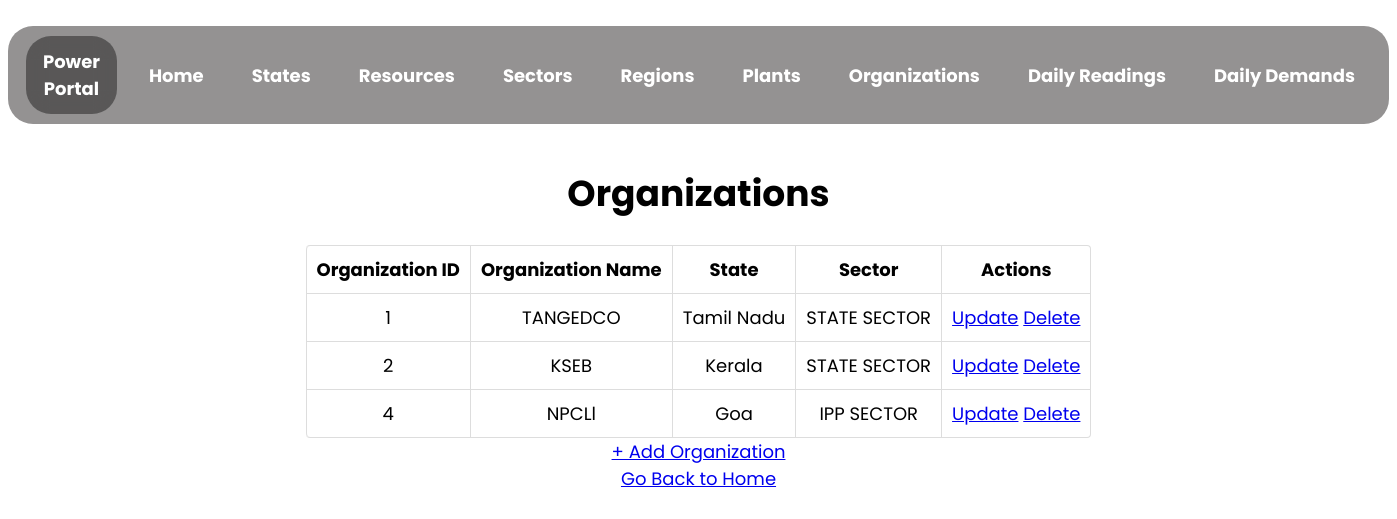
/organization, run on the app's committed database.
### app.py (models this page shows)
class Organizations(db.Model):
    __tablename__ = "organization"
    org_id = db.Column(db.Integer, autoincrement = True, primary_key = True, unique = True, nullable = False)
    org_name = db.Column(db.String, nullable = False, unique = True)
    state_id = db.Column(db.Integer, db.ForeignKey("states.state_id"), nullable = False)
    sector_id = db.Column(db.Integer, db.ForeignKey("sector.sector_id"), nullable = False)

class State(db.Model):
    __tablename__ = "states"
    state_id = db.Column(db.Integer, autoincrement = True, primary_key = True, unique = True, nullable = False)
    state_name = db.Column(db.String, nullable = False, unique = True)
    gdp_state_percapita = db.Column(db.Float)

class Sector(db.Model):
    __tablename__ = "sector"
    sector_id = db.Column(db.Integer, autoincrement = True, primary_key = True, unique = True, nullable = False)
    sector_name = db.Column(db.String, nullable = False, unique = True)

### app.py (the view)
@app.route("/organization", methods = ["GET", "POST"])
def view_organization():
    org_list = Organizations.query.all()
    org_data = []
    for org in org_list:
        data = {
            "org_id": org.org_id,
            "org_name": org.org_name,
            "state": State.query.get(org.state_id),
            "sector": Sector.query.get(org.sector_id)
        }
        org_data.append(data)
    return render_template(
        "view_organization.html",
        org_data = org_data
    )

### templates/view_organization.html (shortened to what this page needs)
<!DOCTYPE html>
<html lang="en">
  <head>
    <link rel="stylesheet" href="../static/assets/view.css">
  </head>
  <body>
    <nav>
      <ul class="menu-bar">
        <div class="logo">
          <a href="/">Power Portal </a>
        </div>
        <li><a href="/">Home</a></li>
        <li><a href="/state">States</a></li>
        <li><a href="/resource">Resources</a></li>
        <li><a href="/sector">Sectors</a></li>
        <li><a href="/region">Regions</a></li>
        <li><a href="/plant">Plants</a></li>
        <li><a href="/organization">Organizations</a></li>
        <li><a href="/daily_reading">Daily Readings</a></li>
        <li><a href="/daily_demand">Daily Demands</a></li>
      </ul>
    </nav>
    <h1 style="text-align: center">Organizations</h1>
    {% if org_data | length == 0 %}
        <p>No Organizations Found! Add the organizations now!</p>
        <a href="/organization/create" type="button">+ Add Organization</a>
    {% else %}
    <table id="organization-detail">
      <thead>
        <th>Organization ID</th>
        <th>Organization Name</th>
        <th>State</th>
        <th>Sector</th>
        <th>Actions</th>
      </thead>
      {% for organization in org_data %}
      <tr>
        <td>{{organization["org_id"]}}</td>
        <td>{{organization["org_name"]}}</td>
        <td>{{(organization["state"]).state_name}}</td>
        <td>{{(organization["sector"]).sector_name}}</td>
        <td>
            <a href="/organization/{{organization['org_id']}}/update" type="button">Update</a>
            <a href="/organization/{{organization['org_id']}}/delete" type="button">Delete</a>
        </td>
      </tr>
      {% endfor %}
    </table>
    <a href="/organization/create" type="button">+ Add Organization</a>
    {% endif %}
    <br>
    <a href="/">Go Back to Home</a>
  </body>
</html>

### static/assets/view.css (style rules this page uses)
html { scroll-behavior: smooth; }
html { background-color: none; position: relative; -webkit-animation-name: animatebottom; -webkit-animation-duration: 1s; animation-name: animatebottom; animation-duration: 1s; }
body { font-family: 'Poppins', sans-serif; text-align: center; font-size: large; }
.logo { border-radius: 25px; height: fit-content; display: inline-flex; background-color: rgba(0,0,0,0.4); -webkit-backdrop-filter: blur(10px); backdrop-filter: blur(10px); align-items: center; vertical-align: middle; padding: 12px 16px; margin: 0 8px; top: 0; color: white; transition: all .2s; }
.logo a { text-decoration: none; color: white; font-weight: bold; }
.menu-bar { border-radius: 25px; height: fit-content; display: inline-flex; background-color: rgb(148, 146, 146); -webkit-backdrop-filter: blur(10px); backdrop-filter: blur(10px); align-items: center; padding: 0 10px; padding-top: 10px; padding-bottom: 10px; top: 0; }
.menu-bar li { list-style: none; color: white; padding: 12px 16px; margin: 0 8px; position: relative; cursor: pointer; white-space: nowrap; transition: all .2s; }
.menu-bar li a { color: white; text-decoration: none; font-weight: bold; }
table { width: fit-content; border: 1px solid #ddd; border-collapse: separate; border-left: 0; border-radius: 4px; border-spacing: 0px; margin-left: auto; margin-right: auto; }
thead { display: table-header-group; vertical-align: middle; border-color: inherit; border-collapse: separate; text-align: center; padding: 10px; }
tr { display: table-row; vertical-align: inherit; border-color: inherit; text-align: center; padding: 10px; }
th, td { padding: 5px 4px 6px 4px; text-align: center; vertical-align: top; border-left: 1px solid #ddd; padding: 10px; }
td { border-top: 1px solid #ddd; }
thead:first-child tr:first-child th:first-child, tbody:first-child tr:first-child td:first-child { border-radius: 4px 0 0 0; }
thead:last-child tr:last-child th:first-child, tbody:last-child tr:last-child td:first-child { border-radius: 0 0 0 4px; }

### data on the page
Organizations: org_id "1", org_name "TANGEDCO"
State: state_name "Tamil Nadu"
Sector: sector_name "STATE SECTOR"
Organizations: org_id "2", org_name "KSEB"
State: state_name "Kerala"
Organizations: org_id "4", org_name "NPCLl"
State: state_name "Goa"
Sector: sector_name "IPP SECTOR"
